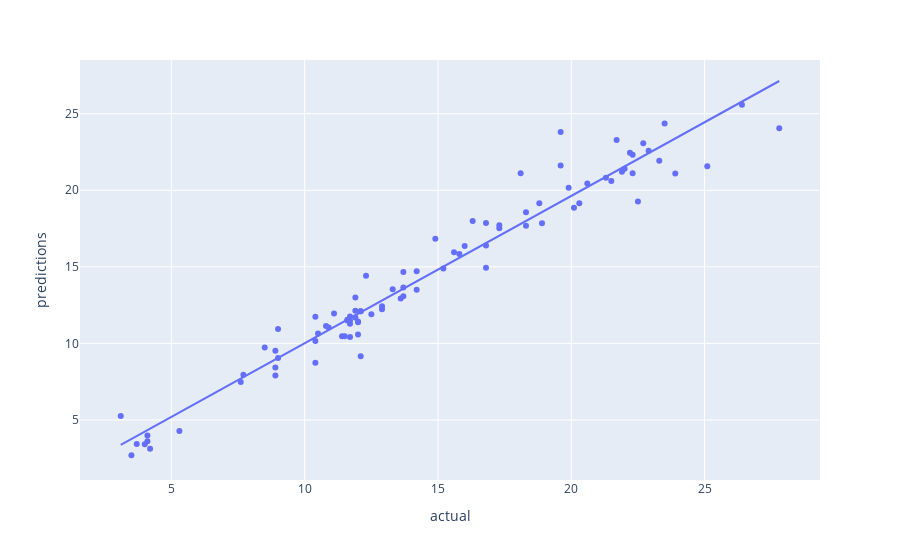

The cell this chart's notebook holds for it:
### Code cell
px.scatter(plotData1, x="actual", y="predictions", trendline='ols')
